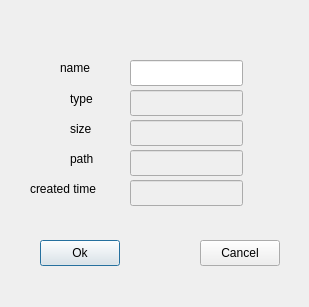
<?xml version="1.0" encoding="UTF-8"?>
<ui version="4.0">
 <class>Properties_Dialog</class>
 <widget class="QDialog" name="Properties_Dialog">
  <property name="geometry">
   <rect>
    <x>0</x>
    <y>0</y>
    <width>309</width>
    <height>307</height>
   </rect>
  </property>
  <property name="windowTitle">
   <string>Dialog</string>
  </property>
  <widget class="QLabel" name="label">
   <property name="geometry">
    <rect>
     <x>60</x>
     <y>60</y>
     <width>41</width>
     <height>16</height>
    </rect>
   </property>
   <property name="text">
    <string>name </string>
   </property>
  </widget>
  <widget class="QLabel" name="label_3">
   <property name="geometry">
    <rect>
     <x>70</x>
     <y>120</y>
     <width>54</width>
     <height>18</height>
    </rect>
   </property>
   <property name="text">
    <string>size</string>
   </property>
  </widget>
  <widget class="QLabel" name="label_4">
   <property name="geometry">
    <rect>
     <x>70</x>
     <y>150</y>
     <width>54</width>
     <height>18</height>
    </rect>
   </property>
   <property name="text">
    <string>path</string>
   </property>
  </widget>
  <widget class="QLabel" name="label_2">
   <property name="geometry">
    <rect>
     <x>30</x>
     <y>180</y>
     <width>81</width>
     <height>18</height>
    </rect>
   </property>
   <property name="text">
    <string>created time</string>
   </property>
  </widget>
  <widget class="QLabel" name="label_5">
   <property name="geometry">
    <rect>
     <x>70</x>
     <y>90</y>
     <width>54</width>
     <height>18</height>
    </rect>
   </property>
   <property name="text">
    <string>type</string>
   </property>
  </widget>
  <widget class="QLineEdit" name="name_lineEdit">
   <property name="geometry">
    <rect>
     <x>130</x>
     <y>60</y>
     <width>113</width>
     <height>26</height>
    </rect>
   </property>
   <property name="focusPolicy">
    <enum>Qt::WheelFocus</enum>
   </property>
  </widget>
  <widget class="QLineEdit" name="type_lineEdit">
   <property name="enabled">
    <bool>false</bool>
   </property>
   <property name="geometry">
    <rect>
     <x>130</x>
     <y>90</y>
     <width>113</width>
     <height>26</height>
    </rect>
   </property>
  </widget>
  <widget class="QLineEdit" name="size_lineEdit">
   <property name="enabled">
    <bool>false</bool>
   </property>
   <property name="geometry">
    <rect>
     <x>130</x>
     <y>120</y>
     <width>113</width>
     <height>26</height>
    </rect>
   </property>
  </widget>
  <widget class="QLineEdit" name="path_lineEdit">
   <property name="enabled">
    <bool>false</bool>
   </property>
   <property name="geometry">
    <rect>
     <x>130</x>
     <y>150</y>
     <width>113</width>
     <height>26</height>
    </rect>
   </property>
  </widget>
  <widget class="QLineEdit" name="time_lineEdit">
   <property name="enabled">
    <bool>false</bool>
   </property>
   <property name="geometry">
    <rect>
     <x>130</x>
     <y>180</y>
     <width>113</width>
     <height>26</height>
    </rect>
   </property>
  </widget>
  <widget class="QPushButton" name="pushButton">
   <property name="geometry">
    <rect>
     <x>40</x>
     <y>240</y>
     <width>80</width>
     <height>26</height>
    </rect>
   </property>
   <property name="text">
    <string>Ok</string>
   </property>
  </widget>
  <widget class="QPushButton" name="pushButton_2">
   <property name="geometry">
    <rect>
     <x>200</x>
     <y>240</y>
     <width>80</width>
     <height>26</height>
    </rect>
   </property>
   <property name="text">
    <string>Cancel</string>
   </property>
  </widget>
 </widget>
 <resources/>
 <connections/>
</ui>
